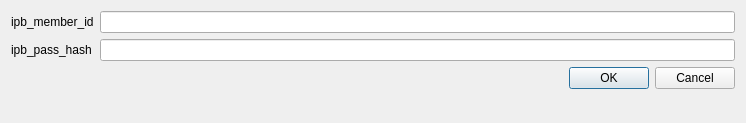
<?xml version="1.0" encoding="UTF-8"?>
<ui version="4.0">
 <class>SettingsDialog</class>
 <widget class="QDialog" name="SettingsDialog">
  <property name="geometry">
   <rect>
    <x>0</x>
    <y>0</y>
    <width>746</width>
    <height>123</height>
   </rect>
  </property>
  <property name="windowTitle">
   <string>EhDbViewer - Settings</string>
  </property>
  <layout class="QFormLayout" name="formLayout">
   <item row="0" column="0">
    <widget class="QLabel" name="label">
     <property name="text">
      <string>ipb_member_id</string>
     </property>
    </widget>
   </item>
   <item row="0" column="1">
    <widget class="QLineEdit" name="eh_member_id"/>
   </item>
   <item row="1" column="0">
    <widget class="QLabel" name="label_2">
     <property name="text">
      <string>ipb_pass_hash</string>
     </property>
    </widget>
   </item>
   <item row="1" column="1">
    <widget class="QLineEdit" name="eh_pass_hash"/>
   </item>
   <item row="2" column="1">
    <widget class="QDialogButtonBox" name="button_box">
     <property name="orientation">
      <enum>Qt::Horizontal</enum>
     </property>
     <property name="standardButtons">
      <set>QDialogButtonBox::Cancel|QDialogButtonBox::Ok</set>
     </property>
    </widget>
   </item>
  </layout>
 </widget>
 <resources/>
 <connections/>
</ui>
